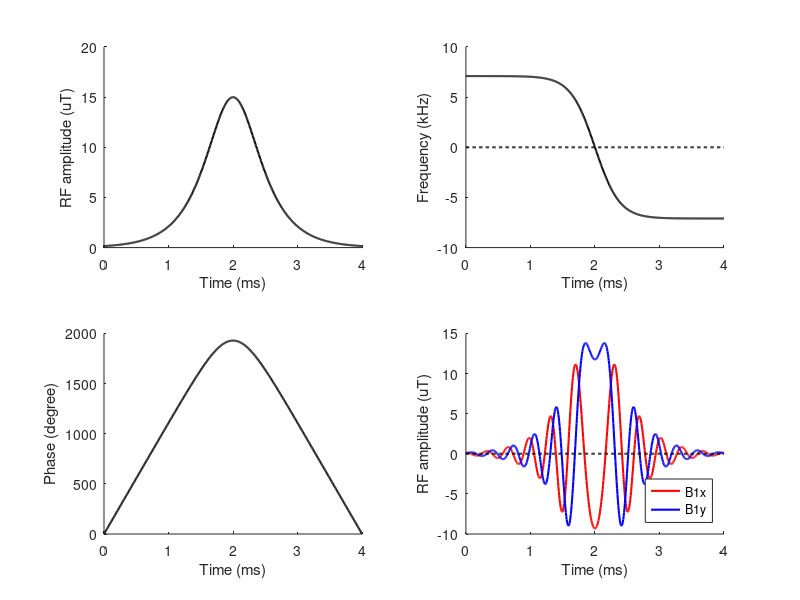

This figure's MATLAB source: (Note: this script raises an error after producing the figure.)
% Graaf_Fig_5p16_ver_2p0.m
% Written by Kyungmin Nam
% Email: K.M.Nam@umcutrecht.nl
% Started: 03/09/2019, Last modified: 17/09/2019
%--------------------------------------------------------------------------
clear variables; close all; clc;

data_dir      = 'F:\mfiles_kmin\github\sLASER_FOCI';
output_dir    = 'F:\mfiles_kmin\github\sLASER_FOCI\output'; mkdir(output_dir);
data_filename = 'Graaf_Fig_5p16_ver_2p0';

% Robin_de_Graaf figure 5.16
dt  = 6.4e-6;         % RF dwell time [sec]
tau = 4e-3;           % pulse duration, T [sec]

% Define discrete samples of time over [0 T)
nt = ceil(tau/dt)+1;  % number of samples
t  = (0:nt-1).' * dt; % [sec]

% Perform Bloch simulation
df = 1;         % sampling interval in freq. domain [Hz]
nf = 2e4;       % number of samples in freq. domain [-10, 10) kHz

% Set
b1max = 15;           % [uT]
vmax  = 7.1;          % [kHz] mu*beta

% define beta
beta = asech(0.01);

% Figure 5.16 (A) and (B)
AFP_am = b1max * sech(beta*(1-2*t/tau)); % [uT]
AFP_fm = vmax  * tanh(beta*(1-2*t/tau)); % [kHz]

% Figure 5.16 (C)
theta = cumtrapz(AFP_fm); % degree

% Figure 5.16 (D)
AFP_b1 = AFP_am .* exp(1i*2*pi/360*theta);  % [uT]
b1x = real(AFP_b1); b1y = imag(AFP_b1);     % [uT]

%--------------------------------------------------------------------------
% Display
%--------------------------------------------------------------------------
LineWidth = 1.5;
black = [0 0 0]; gray  = [0.5 0.5 0.5];

% Figure 5.16 (A)
figure('color', 'w','units','normalized','outerposition',[0 0 1 1]); 
subplot(2,2,1); plot(t*1e3, AFP_am, 'k', 'LineWidth', LineWidth);
xlabel('Time (ms)'); ylabel('RF amplitude (uT)');
set(gca, 'Box', 'off');

% Figure 5.16 (B)
subplot(2,2,2); plot(t*1e3, AFP_fm, 'k', 'LineWidth', LineWidth); hold on;
plot(t*1e3, zeros(length(t),1), 'k--', 'LineWidth', LineWidth); hold off;
xlabel('Time (ms)'); ylabel('Frequency (kHz)');
set(gca, 'Box', 'off');

% Figure 5.16 (C)
subplot(2,2,3); plot(t*1e3, theta, 'k', 'LineWidth', LineWidth);
xlabel('Time (ms)'); ylabel('Phase (degree)');
set(gca, 'Box', 'off');

% Figure 5.16 (D)
subplot(2,2,4); 
plot(t*1e3, b1x, 'r', 'LineWidth', LineWidth); hold on;
plot(t*1e3, b1y, 'b', 'LineWidth', LineWidth); 
plot(t*1e3, zeros(length(t),1), 'k--', 'LineWidth', LineWidth); hold off;
xlabel('Time (ms)'); ylabel('RF amplitude (uT)');
set(gca, 'Box', 'off'); legend('B1x', 'B1y','Location','Southeast');

save figure
export_fig(fullfile(output_dir, data_filename), '-m2', '-tif'); close;
